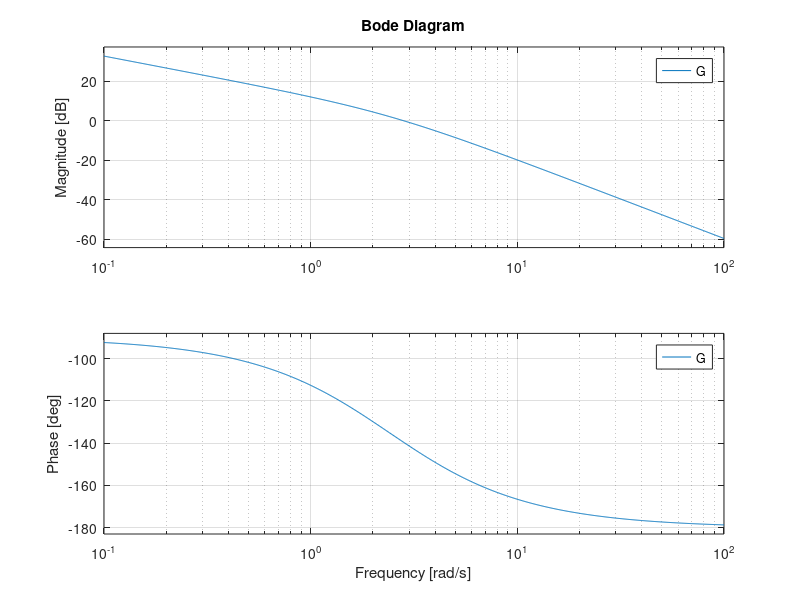

This chart was generated by the following MATLAB code: (Note: this script raises an error after producing the figure.)
%% HW 4

%% 4.2
G = tf([.25*42],[1 2.4 0]);

bode(G);

40.3*pi/180/2.83

%% 4.3
a = 20;
N = @(A) 2/pi*(asin(a/A)+(a/A)*sqrt(1-(a/A)^2));
K = .2;
G = 11*tf([1 .76],[1 1.47 -.32 0]);
T = @(A) minreal(G*N(A)/(1+G*K*N(A)));

Av = [80:.01:100];
for i = 1:length(Av)
    Av(i)
    if sum(real(pole(T(Av(i))))>=0)
        Av(i)
        pole(T(Av(i)))
        break;
    end
end

%% 4.5
syms Kq
solve(2*.08==(1.73+2.03*Kq)/sqrt(2.38+1.3195*Kq))

G = -2.03*tf([1 .65],[1 1.73 2.38]);
T = @(K) minreal(G/(1-G*K));
damp(T(.68))
